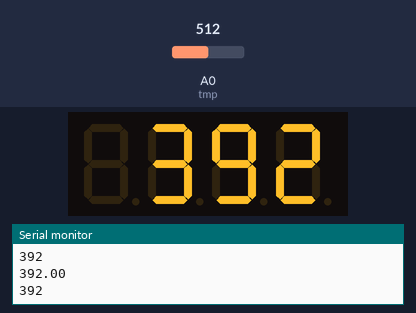
Simulated run of this sketch. Board: Arduino Uno, built with avr-gcc and run on an emulated ATmega328P. On the bench: 4-digit seven-segment display, the last lines printed to the serial monitor. The test bench sets the inputs (shaded band); at power-on: A0 (tmp) = 512.

Above: at 1.8 s.
1.9 s: A0 (tmp) set to 72
At 2.9 s:
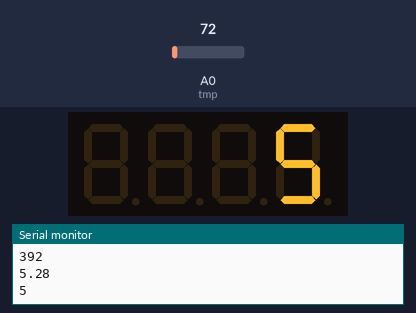
4.6 s: A0 (tmp) set to 59
At 6.1 s:
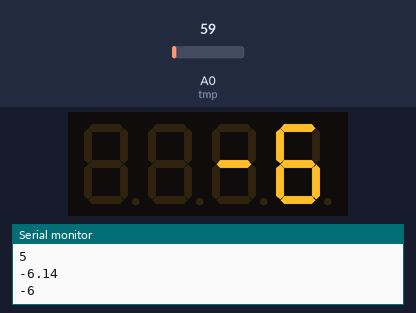
8.8 s: A0 (tmp) set to 0
At 10.4 s:
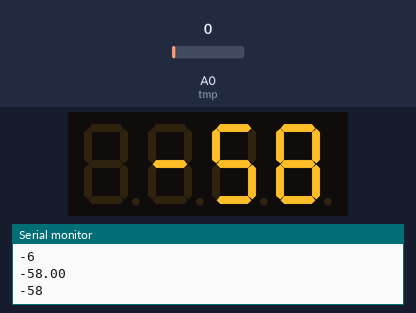
Timing chart, 0 to 11.9 s (numbered marks = the images above; inputs shaded):
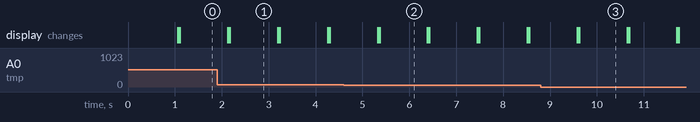

The sketch:

temp-sensor.ino
```cpp
#include "Arduino.h"
#include <TM1637Display.h>

const byte CLK_PIN = 6;
const byte DIO_PIN = 5;
const int tmp = A0;

TM1637Display display = TM1637Display(CLK_PIN, DIO_PIN);

void setup() {
display.setBrightness(7);
Serial.begin(9600);
}

void loop() {
display.clear();
int reading = analogRead(tmp);
float voltage = reading * 5.0 / 1024.0;
float temperatureC = (voltage - 0.5) * 100;
float temperatureF = (temperatureC * 9.0 / 5.0) + 32.0;
int temp =(int)temperatureF;
Serial.println(temperatureF);
Serial.println(temp);
display.showNumberDec(temp);
delay(1000);
display.clear();

}
```

Measured:
- the behaviour switches between 65 and 64 on A0 (tmp) (found by bisection; images 1 and 2)
- after the input at 1.9 s, the display: first differs from a run without the input after 0.27 s (image 1)
- after the input at 4.6 s, the display: first differs from a run without the input after 0.76 s (image 2)
- after the input at 8.8 s, the display: first differs from a run without the input after 0.82 s (image 3)
- what the display in image 1 shows lasts 1.0 s, from 2.2 s to 3.2 s
